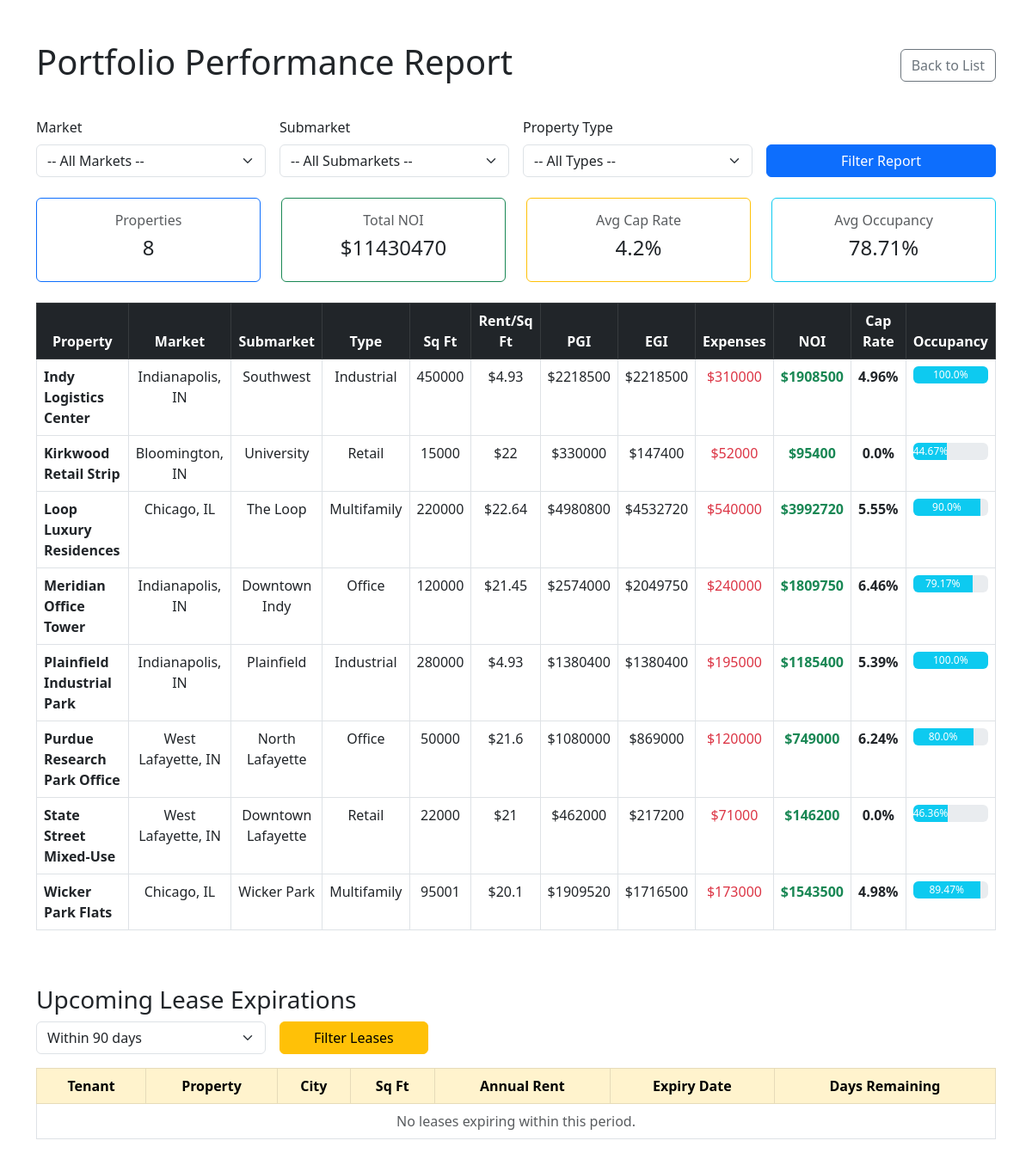
The page /properties/report/ on the database its author committed.
### analytics/models.py (models this page shows, shortened)
class Property(models.Model):
    market = models.ForeignKey(Market, on_delete=models.CASCADE, related_name='properties')
    submarket = models.ForeignKey(Submarket, on_delete=models.PROTECT, related_name='properties')
    property_type = models.ForeignKey(PropertyType, on_delete=models.PROTECT, related_name='properties')
    name = models.CharField(max_length=200)
    address = models.CharField(max_length=255)
    sq_ft = models.IntegerField()
    units = models.IntegerField(default=1)
    year_built = models.IntegerField()
    acres = models.DecimalField(max_digits=10, decimal_places=2)
    purchase_price = models.DecimalField(max_digits=15, decimal_places=2)
    market_rent_per_sqft = models.DecimalField(max_digits=6, decimal_places=2, default=0)
    misc_income = models.DecimalField(max_digits=12, decimal_places=2, default=0)
    annual_opex_reserve = models.DecimalField(max_digits=12, decimal_places=2, default=0)
    annual_capx_reserve = models.DecimalField(max_digits=12, decimal_places=2, default=0)
    class Meta:
        indexes = [
            models.Index(fields=['market', 'property_type'], name='idx_property_market_type'),
        ]

### analytics/views.py (the view)
# urls.py: path('report/', views.portfolio_report, name='portfolio_report'),
def portfolio_report(request):
    with connection.cursor() as cursor:
        cursor.execute("SELECT id, city_name, state FROM analytics_market ORDER BY city_name")
        markets = dictfetchall(cursor)
        cursor.execute("SELECT id, name FROM analytics_propertytype ORDER BY name")
        property_types = dictfetchall(cursor)
        cursor.execute("SELECT id, name, market_id FROM analytics_submarket ORDER BY name")
        submarkets = dictfetchall(cursor)
    selected_market_id = request.GET.get('market')
    selected_type_id = request.GET.get('property_type')
    selected_submarket_id = request.GET.get('submarket')
    filters = []
    params = []
    if selected_market_id:
        filters.append("p.market_id = %s")
        params.append(selected_market_id)
    if selected_type_id:
        filters.append("p.property_type_id = %s")
        params.append(selected_type_id)
    if selected_submarket_id:
        filters.append("p.submarket_id = %s")
        params.append(selected_submarket_id)
    where_clause = ("WHERE " + " AND ".join(filters)) if filters else ""
    with connection.cursor() as cursor:
        cursor.execute(f"""
            SELECT
                p.id,
                p.name,
                m.city_name,
                m.state,
                pt.name AS property_type,
                s.name AS submarket,
                p.sq_ft,
                p.purchase_price,
                p.market_rent_per_sqft,
                p.misc_income,
                p.annual_opex_reserve,
                p.annual_capx_reserve,
                COALESCE(SUM(l.sq_ft_occupied), 0) AS occupied_sqft,
                -- PGI: full building at market rent annually
                ROUND(p.sq_ft * p.market_rent_per_sqft, 2) AS pgi,
                -- EGI: rent on only occupied sqft + misc income
                ROUND(
                    COALESCE(SUM(l.sq_ft_occupied), 0) * p.market_rent_per_sqft
                    + p.misc_income, 2
                ) AS egi,
                -- Total annual expenses
                ROUND(p.annual_opex_reserve + p.annual_capx_reserve, 2) AS total_expenses,
                -- NOI: EGI - expenses
                ROUND(
                    COALESCE(SUM(l.sq_ft_occupied), 0) * p.market_rent_per_sqft
                    + p.misc_income
                    - p.annual_opex_reserve
                    - p.annual_capx_reserve, 2
                ) AS noi,
                -- Cap rate: NOI / purchase price
                ROUND(
                    (
                        COALESCE(SUM(l.sq_ft_occupied), 0) * p.market_rent_per_sqft
                        + p.misc_income
                        - p.annual_opex_reserve
                        - p.annual_capx_reserve
                    ) / NULLIF(p.purchase_price, 0) * 100, 2
                ) AS cap_rate,
                -- Occupancy: occupied sqft / total sqft
                ROUND(
                    COALESCE(SUM(l.sq_ft_occupied), 0) * 100.0 / NULLIF(p.sq_ft, 0),
                2) AS occupancy_rate
            FROM analytics_property p
            JOIN analytics_market m ON p.market_id = m.id
            JOIN analytics_submarket s ON p.submarket_id = s.id
            JOIN analytics_propertytype pt ON p.property_type_id = pt.id
            LEFT JOIN analytics_lease l ON l.property_id = p.id
            {where_clause}
            GROUP BY p.id, p.name, m.city_name, m.state, pt.name, s.name,
                     p.sq_ft, p.purchase_price, p.market_rent_per_sqft,
                     p.misc_income, p.annual_opex_reserve, p.annual_capx_reserve
            ORDER BY p.name
        """, params)
        report_data = dictfetchall(cursor)
    avg_cap_rate = round(sum(r['cap_rate'] or 0 for r in report_data) / len(report_data), 2) if report_data else 0
    avg_occupancy = round(sum(r['occupancy_rate'] or 0 for r in report_data) / len(report_data), 2) if report_data else 0
    total_noi = round(sum(r['noi'] or 0 for r in report_data), 2)
    days_filter = request.GET.get('expiring_within', '90')
    with connection.cursor() as cursor:
        cursor.execute("""
            SELECT
                l.tenant_name,
                l.sq_ft_occupied,
                ROUND(l.sq_ft_occupied * p.market_rent_per_sqft, 2) AS annual_rent,
                l.lease_end_date,
                p.name AS property_name,
                m.city_name,
                CAST(julianday(l.lease_end_date) - julianday('now') AS INTEGER) AS days_until_expiry
            FROM analytics_lease l
            JOIN analytics_property p ON l.property_id = p.id
            JOIN analytics_market m ON p.market_id = m.id
            WHERE l.lease_end_date <= date('now', '+' || %s || ' days')
            AND l.lease_end_date >= date('now')
            ORDER BY l.lease_end_date ASC
        """, [days_filter])
        expiring_leases = dictfetchall(cursor)
    return render(request, 'analytics/portfolio_report.html', {
        'markets': markets,
        'property_types': property_types,
        'submarkets': submarkets,
        'report_data': report_data,
        'selected_market': selected_market_id,
        'selected_type': selected_type_id,
        'selected_submarket': selected_submarket_id,
        'avg_cap_rate': avg_cap_rate,
        'avg_occupancy': avg_occupancy,
        'total_noi': total_noi,
        'expiring_leases': expiring_leases,
        'days_filter': days_filter,
    })

### analytics/views.py (called while the page is built)
def dictfetchall(cursor):
    columns = [col[0] for col in cursor.description]
    return [dict(zip(columns, row)) for row in cursor.fetchall()]

### analytics/templates/analytics/portfolio_report.html (shortened to what this page needs)
<!DOCTYPE html>
<html>
<head>
  <link rel="stylesheet" href="https://cdn.jsdelivr.net/npm/bootstrap@5.3.0/dist/css/bootstrap.min.css">
</head>
<body class="container mt-5">
  <div class="d-flex justify-content-between align-items-center mb-3">
    <h1>Portfolio Performance Report</h1>
    <a href="{% url 'property_list' %}" class="btn btn-outline-secondary">Back to List</a>
  </div>
  <form method="get" class="row g-3 mb-4 mt-2">
    <div class="col-md-3">
      <label class="form-label">Market</label>
      <select name="market" id="market-select" class="form-select">
        <option value="">-- All Markets --</option>
      </select>
    </div>
    <div class="col-md-3">
      <label class="form-label">Submarket</label>
      <select name="submarket" id="submarket-select" class="form-select">
        <option value="">-- All Submarkets --</option>
      </select>
    </div>
    <div class="col-md-3">
      <label class="form-label">Property Type</label>
      <select name="property_type" class="form-select">
        <option value="">-- All Types --</option>
      </select>
    </div>
    <div class="col-md-3 d-flex align-items-end">
      <button type="submit" class="btn btn-primary w-100">Filter Report</button>
    </div>
  </form>
  {% if report_data %}
  <div class="row mb-4">
    <div class="col-md-3">
      <div class="card text-center border-primary">
        <div class="card-body">
          <h6 class="card-title text-muted">Properties</h6>
          <h4>{{ report_data|length }}</h4>
        </div>
      </div>
    </div>
    <div class="col-md-3">
      <div class="card text-center border-success">
        <div class="card-body">
          <h6 class="card-title text-muted">Total NOI</h6>
          <h4>${{ total_noi|floatformat:0 }}</h4>
        </div>
      </div>
    </div>
    <div class="col-md-3">
      <div class="card text-center border-warning">
        <div class="card-body">
          <h6 class="card-title text-muted">Avg Cap Rate</h6>
          <h4>{{ avg_cap_rate }}%</h4>
        </div>
      </div>
    </div>
    <div class="col-md-3">
      <div class="card text-center border-info">
        <div class="card-body">
          <h6 class="card-title text-muted">Avg Occupancy</h6>
          <h4>{{ avg_occupancy }}%</h4>
        </div>
      </div>
    </div>
  </div>
  {% endif %}
  <div class="table-responsive">
    <table class="table table-bordered table-hover">
      <thead class="table-dark text-center">
        <tr>
          <th>Property</th>
          <th>Market</th>
          <th>Submarket</th>
          <th>Type</th>
          <th>Sq Ft</th>
          <th>Rent/Sq Ft</th>
          <th>PGI</th>
          <th>EGI</th>
          <th>Expenses</th>
          <th>NOI</th>
          <th>Cap Rate</th>
          <th>Occupancy</th>
        </tr>
      </thead>
      <tbody class="text-center">
        {% for item in report_data %}
        <tr>
          <td class="text-start"><strong>{{ item.name }}</strong></td>
          <td>{{ item.city_name }}, {{ item.state }}</td>
          <td>{{ item.submarket }}</td>
          <td>{{ item.property_type }}</td>
          <td>{{ item.sq_ft|floatformat:0 }}</td>
          <td>${{ item.market_rent_per_sqft }}</td>
          <td>${{ item.pgi|floatformat:0 }}</td>
          <td>${{ item.egi|floatformat:0 }}</td>
          <td class="text-danger">${{ item.total_expenses|floatformat:0 }}</td>
          <td class="text-success fw-bold">${{ item.noi|floatformat:0 }}</td>
          <td class="fw-bold">{{ item.cap_rate }}%</td>
          <td>
            <div class="progress" style="height: 20px;">
              <div class="progress-bar bg-info" role="progressbar"
                style="width: {{ item.occupancy_rate }}%;"
                aria-valuenow="{{ item.occupancy_rate }}"
                aria-valuemin="0" aria-valuemax="100">
                {{ item.occupancy_rate }}%
              </div>
            </div>
          </td>
        </tr>
        {% empty %}
        <tr>
          <td colspan="12" class="text-muted text-center">No properties match the selected filters.</td>
        </tr>
        {% endfor %}
      </tbody>
    </table>
  </div>
  <h3 class="mt-5">Upcoming Lease Expirations</h3>
  <form method="get" class="row g-3 mb-3">
    <div class="col-md-3">
      <select name="expiring_within" class="form-select">
        <option value="90"  {% if days_filter == "90"  %}selected{% endif %}>Within 90 days</option>
      </select>
    </div>
    <div class="col-md-2">
      <button type="submit" class="btn btn-warning w-100">Filter Leases</button>
    </div>
  </form>
  <div class="table-responsive">
    <table class="table table-bordered table-hover">
      <thead class="table-warning text-center">
        <tr>
          <th>Tenant</th>
          <th>Property</th>
          <th>City</th>
          <th>Sq Ft</th>
          <th>Annual Rent</th>
          <th>Expiry Date</th>
          <th>Days Remaining</th>
        </tr>
      </thead>
      <tbody class="text-center">
        {% for lease in expiring_leases %}
        <tr class="{% if lease.days_until_expiry <= 30 %}table-danger{% elif lease.days_until_expiry <= 90 %}table-warning{% endif %}">
          <td class="text-start"><strong>{{ lease.tenant_name }}</strong></td>
          <td>{{ lease.property_name }}</td>
          <td>{{ lease.city_name }}</td>
          <td>{{ lease.sq_ft_occupied|floatformat:0 }}</td>
          <td>${{ lease.annual_rent|floatformat:0 }}</td>
          <td>{{ lease.lease_end_date }}</td>
          <td>
            <span class="badge
              {% if lease.days_until_expiry <= 30 %}bg-danger
              {% elif lease.days_until_expiry <= 90 %}bg-warning text-dark
              {% else %}bg-success{% endif %}">
              {{ lease.days_until_expiry }} days
            </span>
          </td>
        </tr>
        {% empty %}
        <tr>
          <td colspan="7" class="text-muted text-center">No leases expiring within this period.</td>
        </tr>
        {% endfor %}
      </tbody>
    </table>
  </div>
</body>
</html>

### rows shown on the page
Property: name "Indy Logistics Center", city_name "Indianapolis", state "IN", submarket "Southwest", property_type "Industrial", sq_ft "450000", market_rent_per_sqft "4.93", pgi "2218500", egi "2218500", total_expenses "310000", noi "1908500", cap_rate "4.96", occupancy_rate "100.0"
Property: name "Kirkwood Retail Strip", city_name "Bloomington", state "IN", submarket "University", property_type "Retail", sq_ft "15000", market_rent_per_sqft "22", pgi "330000", egi "147400", total_expenses "52000", noi "95400", cap_rate "0.0", occupancy_rate "44.67"
Property: name "Loop Luxury Residences", city_name "Chicago", state "IL", submarket "The Loop", property_type "Multifamily", sq_ft "220000", market_rent_per_sqft "22.64", pgi "4980800", egi "4532720", total_expenses "540000", noi "3992720", cap_rate "5.55", occupancy_rate "90.0"
Property: name "Meridian Office Tower", city_name "Indianapolis", state "IN", submarket "Downtown Indy", property_type "Office", sq_ft "120000", market_rent_per_sqft "21.45", pgi "2574000", egi "2049750", total_expenses "240000", noi "1809750", cap_rate "6.46", occupancy_rate "79.17"
Property: name "Plainfield Industrial Park", city_name "Indianapolis", state "IN", submarket "Plainfield", property_type "Industrial", sq_ft "280000", market_rent_per_sqft "4.93", pgi "1380400", egi "1380400", total_expenses "195000", noi "1185400", cap_rate "5.39", occupancy_rate "100.0"
Property: name "Purdue Research Park Office", city_name "West Lafayette", state "IN", submarket "North Lafayette", property_type "Office", sq_ft "50000", market_rent_per_sqft "21.6", pgi "1080000", egi "869000", total_expenses "120000", noi "749000", cap_rate "6.24", occupancy_rate "80.0"
Property: name "State Street Mixed-Use", city_name "West Lafayette", state "IN", submarket "Downtown Lafayette", property_type "Retail", sq_ft "22000", market_rent_per_sqft "21", pgi "462000", egi "217200", total_expenses "71000", noi "146200", cap_rate "0.0", occupancy_rate "46.36"
Property: name "Wicker Park Flats", city_name "Chicago", state "IL", submarket "Wicker Park", property_type "Multifamily", sq_ft "95001", market_rent_per_sqft "20.1", pgi "1909520", egi "1716500", total_expenses "173000", noi "1543500", cap_rate "4.98", occupancy_rate "89.47"

### other values the page prints
{{ report_data|length }} "8"
{{ total_noi|floatformat:0 }} "11430470"
{{ avg_cap_rate }} "4.2"
{{ avg_occupancy }} "78.71"
